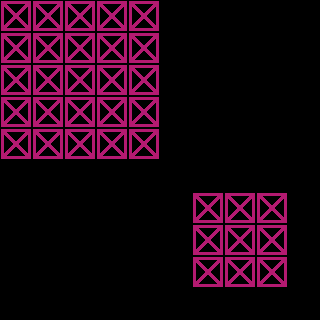

Below is a game level as drawn by its tile map, then a one-line description and the .tmx that defines it (tile-layer data replaced by summaries):
An orthogonal 10x10 tile map with 32x32 px tiles, 1 tile layer (Collision) and 1 object (TestType).

<map version="1.0" orientation="orthogonal" renderorder="right-down" width="10" height="10" tilewidth="32" tileheight="32" nextobjectid="2">
 <properties>
  <property name="TestProperty" value="Value" />
 </properties>
 <tileset firstgid="1" name="collision" tilewidth="32" tileheight="32">
  <image source="collision.png" width="64" height="32" />
 </tileset>
 <layer name="Collision" width="10" height="10">
  <data>[100 cells, 34 non-empty, 1 distinct tile ids]</data>
 </layer>
 <objectgroup name="Objects">
  <object id="1" name="Test" type="TestType" x="32" y="64" width="64" height="96">
   <properties>
    <property name="ObjectProperty" value="Value1" />
   </properties>
  </object>
 </objectgroup>
</map>
